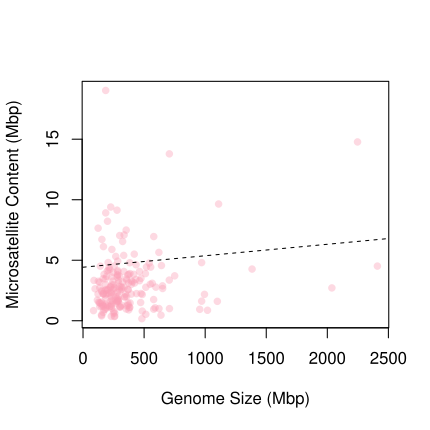

The script that drew this image:
#load in data
results <- read.csv("../results/gsz.content.csv")
str <-read.csv("../data/str.content")

#put gsz and microsatellite data into different units
str$all/1000000 -> msat

#plot the microsatellite content and genome size
plot(msat~str$gsz,
     ylab = "Microsatellite Content (Mbp)",
     xlab = "Genome Size (Mbp)",
     pch = 16,
     col = rgb(250, 159, 181, 100,
               maxColorValue = 255))
lines(x=c(0,2500), lty=2,
      y=c(mean(results$intercept)/1000000,
          (mean(results$beta.content)*2500 + mean(results$intercept))/1000000))
#save as pdf 4.3" x 4.3"
